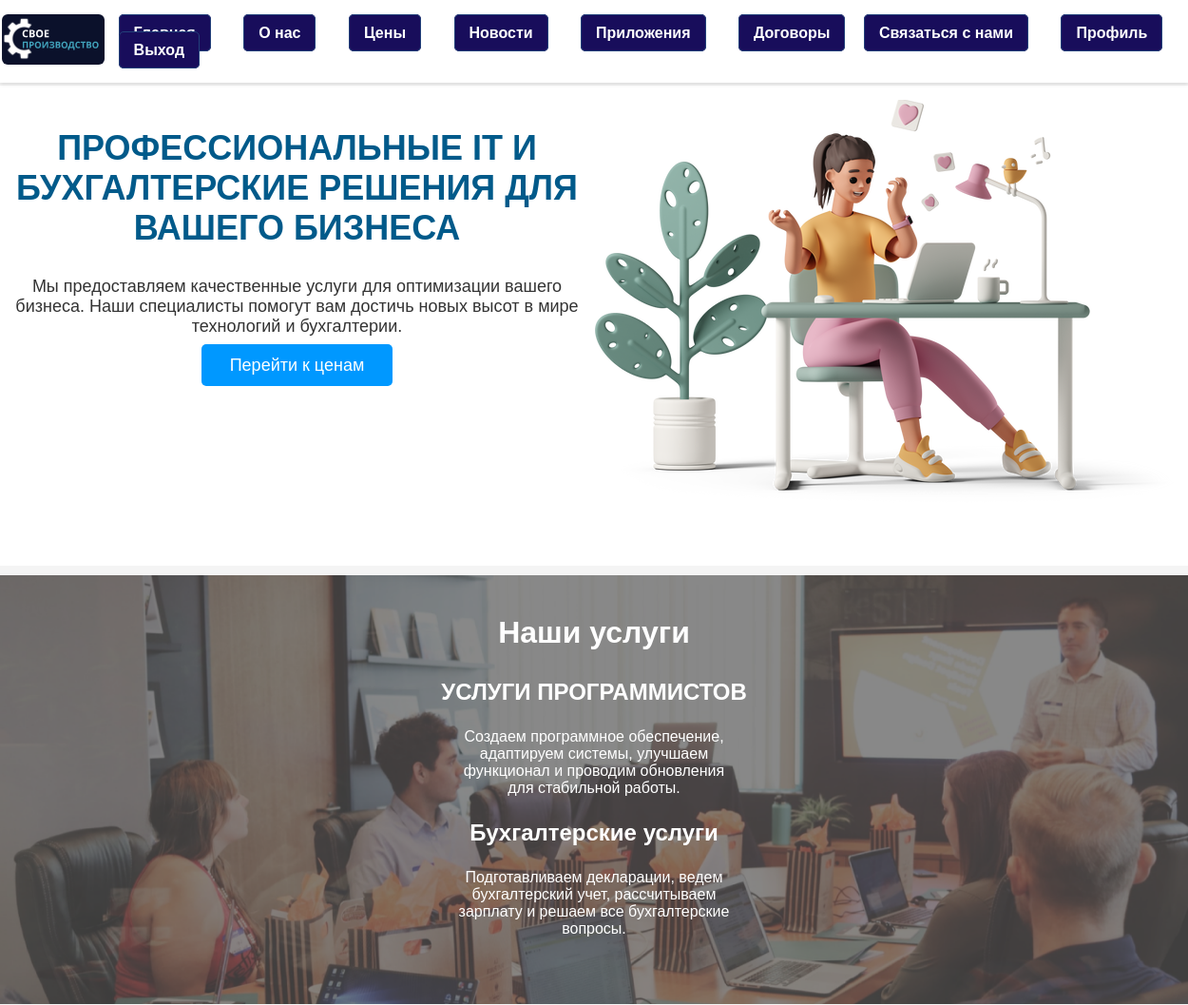
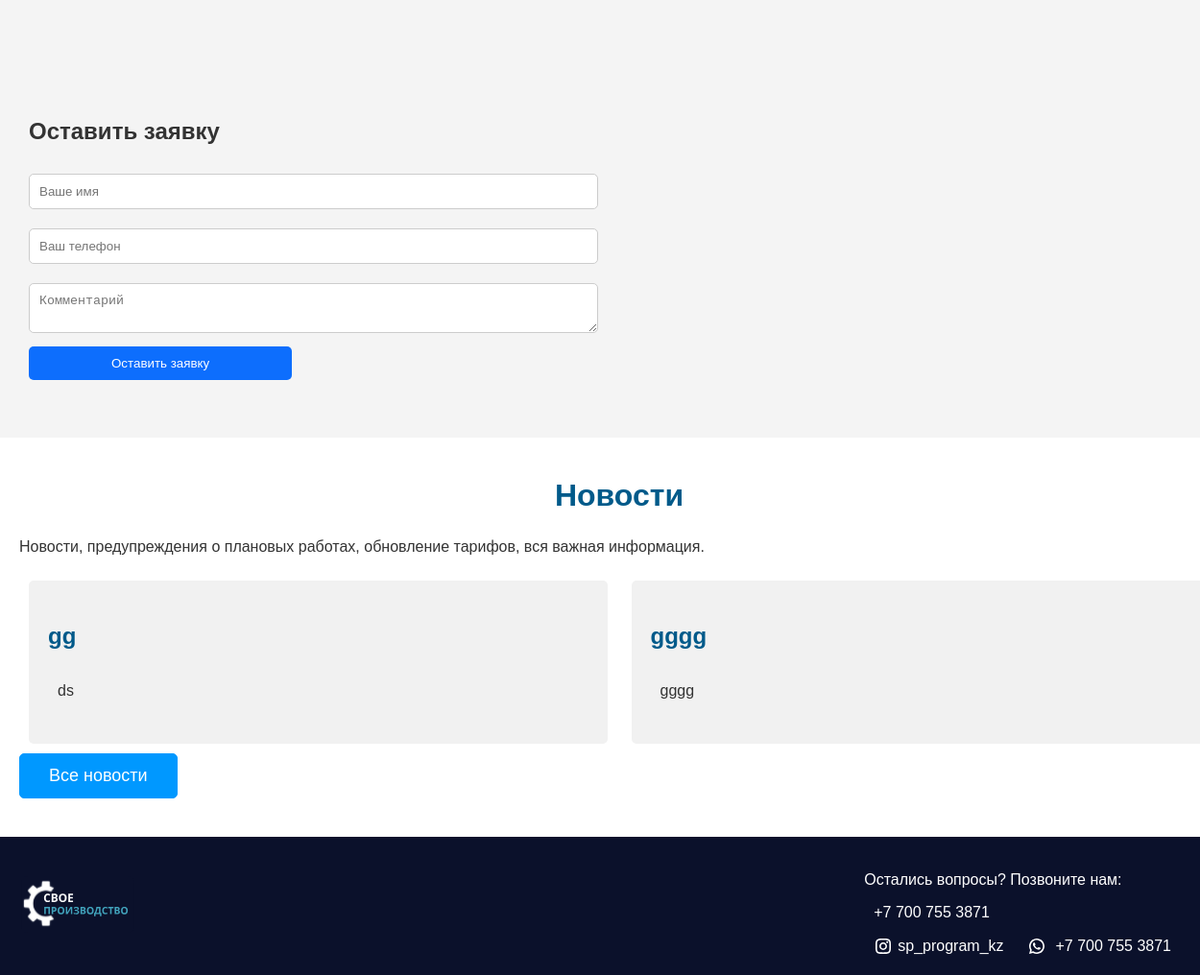
The page / (signed in) on the database its author committed (2 pictures, top to bottom).
### tables this page shows
CREATE TABLE news (
            id INTEGER PRIMARY KEY AUTOINCREMENT,
            title TEXT NOT NULL,
            content TEXT NOT NULL,
            date TIMESTAMP DEFAULT CURRENT_TIMESTAMP
        );

### flask_app/app.py (the view)
@app.route('/')
def home():
    conn = get_db_connection()
    cur = conn.cursor()
    cur.execute('SELECT title, date, content FROM news ORDER BY date DESC LIMIT 2;')
    data = cur.fetchall()
    conn.close()
    return render_template('index.html', data=data)

### flask_app/app.py (called while the page is built)
@login_manager.user_loader
def load_user(user_id):
    conn = get_db_connection()
    cur = conn.cursor()
    cur.execute('SELECT user_id, full_name,email,user_phone, role FROM users WHERE user_id = ?', (user_id,))
    user = cur.fetchone()
    conn.close()
    if user:
        return User(user_id=user['user_id'], username=user['full_name'], role=user['role'], email=user['email'],phone=user['user_phone'])
    return None

def get_db_connection():
    conn = sqlite3.connect(r'C:\Users\kotonai\Downloads\project\database\db.sqlite3')
    conn.row_factory = sqlite3.Row  # Для доступа к данным по имени столбца
    return conn

### flask_app/templates/index.html (shortened to what this page needs)
{% extends 'base.html' %}
{% block extra_styles %}
<link rel="stylesheet" href="{{ url_for('static', filename='css/modal.css') }}">
<link rel="stylesheet" href="{{ url_for('static', filename='css/index.css') }}">
{% endblock %}
{% block content %}
<section class="main-block">
    <div class="text">
        <h1>Профессиональные IT и бухгалтерские решения для вашего бизнеса</h1>
        <p>Мы предоставляем качественные услуги для оптимизации вашего бизнеса. Наши специалисты помогут вам достичь новых высот в мире технологий и бухгалтерии.</p>
        <a href="price">Перейти к ценам</a>
    </div>
    <div class="image">
        <img class="frame-169-1" src="{{ url_for('static', filename='img/ddd.svg') }}" alt="Logo">
    </div>
</section>
<section class="services-block">
    <h2>Наши услуги</h2>
    <div class="service-group">
        <h3>УСЛУГИ ПРОГРАММИСТОВ</h3>
        <p>Создаем программное обеспечение, адаптируем системы, улучшаем функционал и проводим обновления для стабильной работы.</p>
    </div>
    <div class="service-group">
        <h3>Бухгалтерские услуги</h3>
        <p>Подготавливаем декларации, ведем бухгалтерский учет, рассчитываем зарплату и решаем все бухгалтерские вопросы.</p>
    </div>
</section>
<section class="contact-form" id="contact">
    <h2>Оставить заявку</h2>
    <div class="form-container">
        <form class="form" method="POST" action="/submit_application">
            <input type="text" name="name" placeholder="Ваше имя" required>
            <input type="tel" name="phone" placeholder="Ваш телефон" required>
            <textarea id="comment-field" name="comment" placeholder="Комментарий" required></textarea>
            <button type="submit" class="btn-submit">Оставить заявку</button>
        </form>
    </div>
</section>
<section class="news-block">
    <h2>Новости</h2>
    <p>Новости, предупреждения о плановых работах, обновление тарифов, вся важная информация.</p>
    <div class="news-items">
        {% for news_item in data %}
        <div class="news-item">
            <h3>{{ news_item[0] }}</h3>
            <pre>{{ news_item[2] }}</pre>
        </div>
        {% endfor %}
    </div>
    <a href="news" class="btn-news">Все новости</a>
</section>
{% endblock %}

### flask_app/static/css/index.css (style rules this page uses)
body { font-family: Arial, sans-serif; margin: 0; padding: 0; background-color: #f4f4f4; color: #333; overflow-x: hidden; }
pre { white-space: pre-wrap; word-wrap: break-word; overflow-wrap: break-word; font-family: inherit; padding: 10px; }
.main-block { display: flex; justify-content: space-between; padding: 0px 0px 30px; background-color: #ffffff; }
section { margin-top: 90px; padding-top: 15px !important; }
section.services-block { margin-top: 10px; padding-top: 15px !important; }
section.news-block { margin-top: 30px; padding-top: 15px !important; }
.main-block .text { max-width: 50%; }
.main-block .text h1 { color: #005A8A; font-size: 36px; font-weight: bold; text-transform: uppercase; }
.main-block .text p { font-size: 18px; margin: 20px 0; }
.main-block .text a { background-color: #0098FF; color: white; padding: 12px 30px; text-decoration: none; font-size: 18px; border-radius: 5px; transition: background-color 0.3s; }
.main-block .image img { max-width: 100%; height: auto; }
.contact-form { background-color: #f4f4f4; padding: 30px; display: flex; justify-content: space-between; align-items: center; flex-wrap: wrap; }
.form-container { display: flex; justify-content: space-between; width: 100%; }
.form { width: 48%; margin-right: 2%; }
.form input, .form textarea { width: 100%; padding: 10px; margin: 10px 0; border-radius: 5px; border: 1px solid #ccc; }
.form button { background-color: #0d6efd; color: white; padding: 10px 20px; border-radius: 5px; border: none; width: inherit; }
.news-block { padding: 40px 20px; background-color: #ffffff; width: 100%; }
.news-block h2 { text-align: center; font-size: 32px; color: #005A8A; }
.news-items { display: flex; justify-content: space-between; flex-wrap: wrap; }
.news-item { background-color: #f1f1f1; padding: 20px; margin: 10px; border-radius: 5px; width: 45%; }
.news-item h3 { font-size: 24px; color: #005A8A; }
.news-block .btn-news { background-color: #0098FF; color: white; padding: 12px 30px; border: 1px solid #0098FF; border-radius: 5px; font-size: 18px; text-decoration: none; display: inline-block; transition: all 0.3s; }
.services-block { background-image: url('/static/img/Image.png'); background-size: cover; background-position: center; color: white; padding: 60px 20px; }
.services-block { padding: 50px 20px; text-align: center; }
.services-block h2 { font-size: 2rem; color: white; margin-bottom: 30px; }
.service-group { flex: 1 1 45%; margin-bottom: 20px; text-align: center; }
.service-group h3 { font-size: 1.5rem; color: #ffffff; }
.service-group p { font-size: 1rem; color: #ffffff; max-width: 300px; margin: 0 auto; }
.main-block .text { text-align: center; }

### rows shown on the page
news: title "gg", content "ds"
news: title "gggg", content "gggg"
